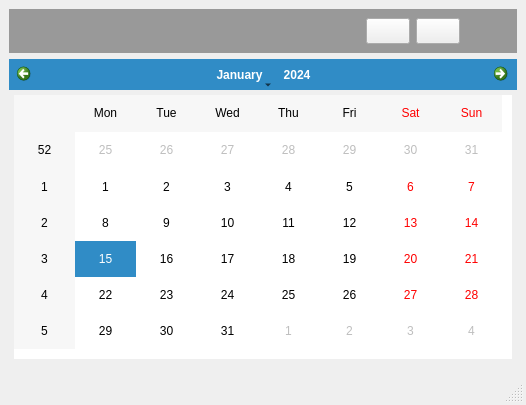
<?xml version="1.0" encoding="UTF-8"?>
<ui version="4.0">
 <class>MainWindow</class>
 <widget class="QMainWindow" name="MainWindow">
  <property name="windowModality">
   <enum>Qt::NonModal</enum>
  </property>
  <property name="geometry">
   <rect>
    <x>0</x>
    <y>0</y>
    <width>526</width>
    <height>405</height>
   </rect>
  </property>
  <property name="contextMenuPolicy">
   <enum>Qt::CustomContextMenu</enum>
  </property>
  <property name="acceptDrops">
   <bool>true</bool>
  </property>
  <property name="windowTitle">
   <string>MainWindow</string>
  </property>
  <property name="styleSheet">
   <string notr="true">padding: 5px;</string>
  </property>
  <widget class="QWidget" name="centralwidget">
   <property name="styleSheet">
    <string notr="true"/>
   </property>
   <layout class="QGridLayout" name="gridLayout_2">
    <item row="0" column="0">
     <widget class="QWidget" name="myBar" native="true">
      <property name="sizePolicy">
       <sizepolicy hsizetype="Preferred" vsizetype="Fixed">
        <horstretch>0</horstretch>
        <verstretch>30</verstretch>
       </sizepolicy>
      </property>
      <property name="styleSheet">
       <string notr="true">/*最小化按钮*/
QPushButton#ButtonMin
{
    border-image:url(:/Resources/MyTitle/min.png) 0 81 0 0 ;
}

QPushButton#ButtonMin:hover
{
    border-image:url(:/Resources/MyTitle/min.png) 0 54 0 27 ;
}

QPushButton#ButtonMin:pressed
{
    border-image:url(:/Resources/MyTitle/min.png) 0 27 0 54 ;
}

/*最大化按钮*/
QPushButton#ButtonMax
{
    border-image:url(:/Resources/MyTitle/max.png) 0 81 0 0 ;
}

QPushButton#ButtonMax:hover
{
    border-image:url(:/Resources/MyTitle/max.png) 0 54 0 27 ;
}

QPushButton#ButtonMax:pressed
{
    border-image:url(:/Resources/MyTitle/max.png) 0 27 0 54 ;
}

/*还原按钮*/
QPushButton#ButtonRestore
{
    border-image:url(:/Resources/MyTitle/restore.png) 0 81 0 0 ;
}

QPushButton#ButtonRestore:hover
{
    border-image:url(:/Resources/MyTitle/restore.png) 0 54 0 27 ;
}

QPushButton#ButtonRestore:pressed
{
    border-image:url(:/Resources/MyTitle/restore.png) 0 27 0 54 ;
}

/*关闭按钮*/
QPushButton#ButtonClose
{
    border-image:url(:/Resources/MyTitle/close.png) 0 81 0 0 ;
    border-top-right-radius:3 ;
}

QPushButton#ButtonClose:hover
{
    border-image:url(:/Resources/MyTitle/close.png) 0 54 0 27 ;
    border-top-right-radius:3 ;
}

QPushButton#ButtonClose:pressed
{
    border-image:url(:/Resources/MyTitle/close.png) 0 27 0 54 ;
    border-top-right-radius:3 ;
}
QWidget#myBar{
background-color: rgb(153, 153, 153);
}</string>
      </property>
      <layout class="QGridLayout" name="gridLayout">
       <item row="0" column="0">
        <spacer name="horizontalSpacer">
         <property name="orientation">
          <enum>Qt::Horizontal</enum>
         </property>
         <property name="sizeHint" stdset="0">
          <size>
           <width>40</width>
           <height>20</height>
          </size>
         </property>
        </spacer>
       </item>
       <item row="0" column="1">
        <widget class="QPushButton" name="ButtonMin">
         <property name="sizePolicy">
          <sizepolicy hsizetype="Fixed" vsizetype="Fixed">
           <horstretch>30</horstretch>
           <verstretch>30</verstretch>
          </sizepolicy>
         </property>
         <property name="text">
          <string/>
         </property>
        </widget>
       </item>
       <item row="0" column="2">
        <widget class="QPushButton" name="ButtonMax">
         <property name="sizePolicy">
          <sizepolicy hsizetype="Fixed" vsizetype="Fixed">
           <horstretch>30</horstretch>
           <verstretch>30</verstretch>
          </sizepolicy>
         </property>
         <property name="text">
          <string/>
         </property>
        </widget>
       </item>
       <item row="0" column="3">
        <widget class="QPushButton" name="ButtonClose">
         <property name="sizePolicy">
          <sizepolicy hsizetype="Fixed" vsizetype="Fixed">
           <horstretch>30</horstretch>
           <verstretch>30</verstretch>
          </sizepolicy>
         </property>
         <property name="text">
          <string/>
         </property>
        </widget>
       </item>
      </layout>
     </widget>
    </item>
    <item row="1" column="0">
     <widget class="QCalendarWidget" name="calendarWidget"/>
    </item>
   </layout>
  </widget>
  <widget class="QStatusBar" name="statusbar"/>
 </widget>
 <resources>
  <include location="../../../../OpenSource/CustomTitleDemoV1.0/CustomTitleDemoV1.0/CustomTitle/customtitle.qrc"/>
 </resources>
 <connections/>
</ui>
